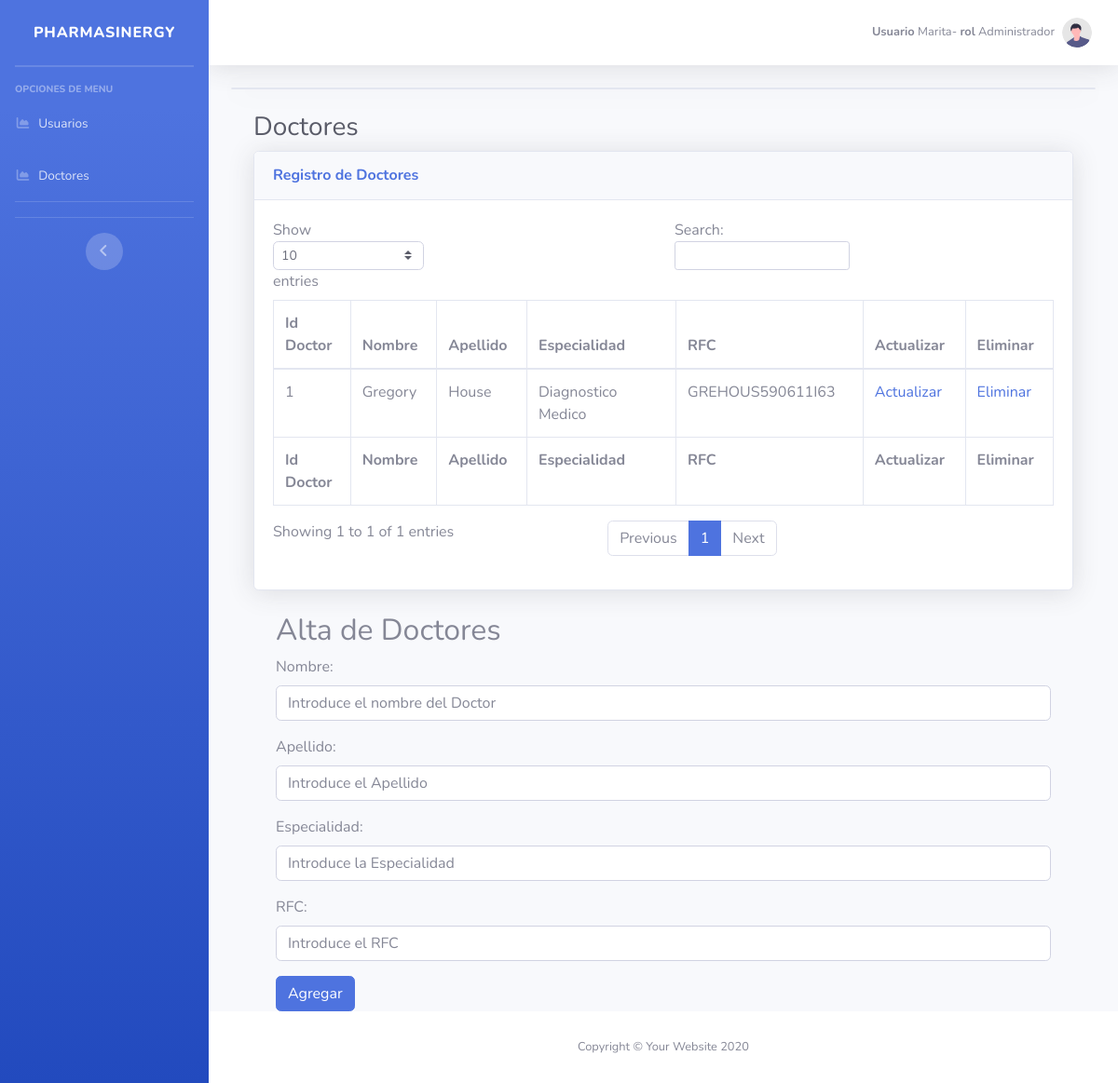
Screenshot of /crudDoctores.php (signed in) with the database file from the repository.
### tables this page shows
CREATE TABLE `doctores` (
  `Id_Doctor` int(11) NOT NULL,
  `Nombre` varchar(50) DEFAULT NULL,
  `Apellido` varchar(50) DEFAULT NULL,
  `Especialidad` varchar(50) DEFAULT NULL,
  `RFC` varchar(20) DEFAULT NULL
);

### crudDoctores.php (the view, shortened to what this page needs)
<?php
require ('conexion.php');
?>
<!DOCTYPE html>
<html lang="es">
<head>
    <link href="vendor/fontawesome-free/css/all.min.css" rel="stylesheet" type="text/css">
    <link href="css/sb-admin-2.min.css" rel="stylesheet">
</head>
<body id="page-top">
    <div id="wrapper">
         <?php include "barraLateral.php"?>
        <div id="content-wrapper" class="d-flex flex-column">
            <div id="content">
     <?php include "barraNavegacion.php"?>
                <div class="container-fluid">
                 <div class="card shadow mb-4">
                    </div>
                <div class="container-fluid">
                    <h1 class="h3 mb-2 text-gray-800">Doctores</h1>
                    <div class="card shadow mb-4">
                        <div class="card-header py-3">
                            <h6 class="m-0 font-weight-bold text-primary">Registro de Doctores</h6>
                        </div>
                        <div class="card-body">
                            <div class="table-responsive">
                                <table class="table table-bordered" id="dataTable" width="100%" cellspacing="0">
                                    <thead>
                                        <tr>
                                          <th>Id Doctor</th>
                                          <th>Nombre</th>
                                          <th>Apellido</th>
                                          <th>Especialidad</th>
                                          <th>RFC</th>
                                          <th>Actualizar</th>
                                          <th>Eliminar</th>
                                        </tr>
                                    </thead>
                                    <tfoot>
                                        <tr>
                                          <th>Id Doctor</th>
                                          <th>Nombre</th>
                                          <th>Apellido</th>
                                          <th>Especialidad</th>
                                          <th>RFC</th>
                                          <th>Actualizar</th>
                                          <th>Eliminar</th>
                                        </tr>
                                    </tfoot>
                                    <tbody>
                                      <?php
                                      if ($conn->connect_error) {
                                        die("Conexion Fallida: " . $conn->connect_error);
                                      } else {
                                        $sql = "SELECT * FROM Doctores";
                                        $result = $conn->query($sql);
                                        if ($result->num_rows > 0) {
                                          while($row = $result->fetch_assoc()){
                                         ?>
                                        <tr>
                                            <td><?php  echo $row['Id_Doctor'] ?></td>
                                            <td><?php  echo $row['Nombre'] ?></td>
                                            <td><?php  echo $row['Apellido'] ?></td>
                                            <td><?php  echo $row['Especialidad'] ?></td>
                                            <td><?php  echo $row['RFC'] ?></td>
                                            <td><a href="../proyecto/crudDoctores.php?actualizar&id_doctor=<?php echo $row['Id_Doctor'] ?>">Actualizar</a> </td>
                                            <td><a href="../proyecto/crudDoctores.php?id_doctor=<?php echo $row['Id_Doctor'].'&eliminar=1' ?>">Eliminar</a> </td>
                                        </tr>
                                        <?php
                                      }
                                    }
                                  }
                                         ?>
                                    </tbody>
                                </table>
                            </div>
                        </div>
                    </div>
                    <?php include "altaModificacionDoctores.php" ?>
                </div>
            </div>
            <footer class="sticky-footer bg-white">
                <div class="container my-auto">
                    <div class="copyright text-center my-auto">
                        <span>Copyright &copy; Your Website 2020</span>
                    </div>
                </div>
            </footer>
        </div>
    </div>
</body>
</html>

### rows the page displays
doctores: Id_Doctor "1", Nombre "Gregory", Apellido "House", Especialidad "Diagnostico Medico", RFC "GREHOUS590611I63"

### other values shown
$_SESSION['usuarioAutenticado'] "Marita"
$_SESSION['rolUsuario'] "Administrador"
